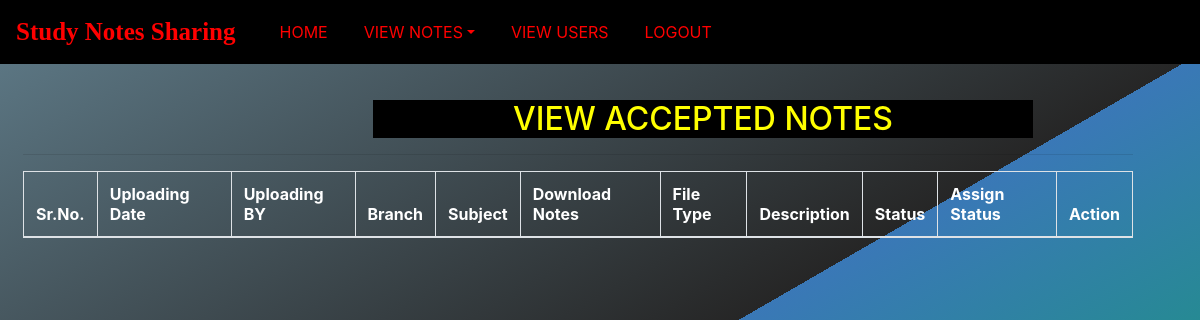
Page /accepted_notes/ (signed in) on the earlier database version.
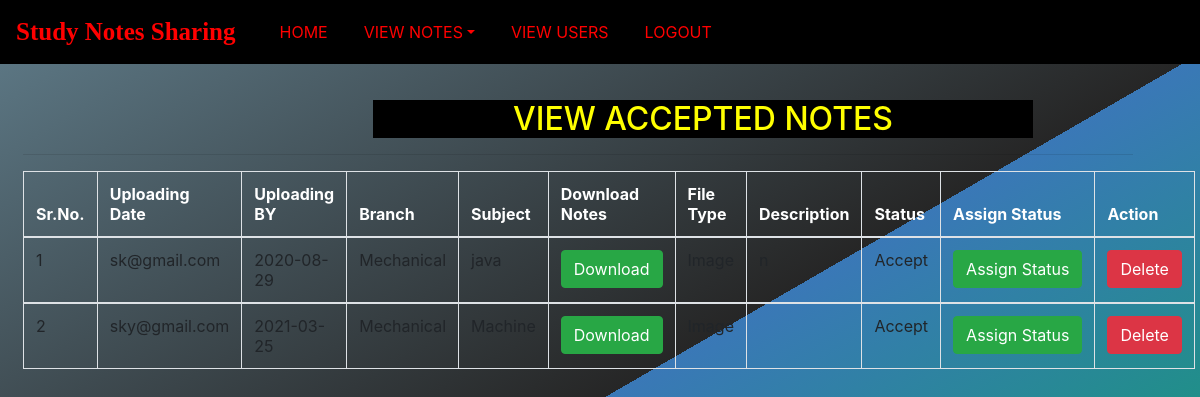
Same page on the later database version.
### notes/models.py (models this page shows, shortened)
class Notes(models.Model):
    user=models.ForeignKey(User,on_delete=models.CASCADE)
    uploadingdate=models.CharField(max_length=30)
    branch=models.CharField(max_length=30)
    subject=models.CharField(max_length=30)
    notesfile=models.FileField(null=True)
    filetype=models.CharField(max_length=30,null=True)
    description=models.CharField(max_length=200,null=True)
    status=models.CharField(max_length=15)

### notes/views.py (the view)
# urls.py: path('accepted_notes/',views.accepted_notes,name="accepted_notes"),
def accepted_notes(request):
    if not request.user.is_authenticated:
        return redirect('login_admin')
    notes=Notes.objects.filter(status="Accept")
    d={'notes':notes}
    return render(request,'accepted_notes.html',d)

### notes/templates/accepted_notes.html (shortened to what this page needs)
{% extends 'admin_nav.html' %}
 {% load static %}
 {% block body %}
<link rel="stylesheet" href="https://cdnjs.cloudflare.com/ajax/libs/twitter-bootstrap/4.5.2/css/bootstrap.css">
<link rel="stylesheet" href="https://cdn.datatables.net/1.10.22/css/dataTables.bootstrap4.min.css">
 <div class="container mt-5 ml-2">
   <h2 class="text-center">VIEW ACCEPTED NOTES</h2>
   <hr>
   <table class="table table-bordered" id="example">
     <thead style="color:white">
       <tr>
         <th>Sr.No.</th>
         <th>Uploading Date</th>
         <th>Uploading BY</th>
         <th>Branch</th>
         <th>Subject</th>
         <th>Download Notes</th>
         <th>File Type</th>
         <th>Description</th>
         <th>Status</th>
         <th>Assign Status</th>
         <th>Action</th>
       </tr>
       </thead>
       {% for i in notes %}
       <tbody>
       <tr>
         <td>{{forloop.counter}}</td>
         <td>{{i.user.username}}</td>
         <td>{{i.uploadingdate}}</td>
         <td>{{i.branch}}</td>
         <td>{{i.subject}}</td>
         <td><a href="{{i.notesfile.url}}" class=" btn btn-success"download>Download</a></td>
         <td>{{i.filetype}}</td>
         <td>{{i.description}}</td>
         <td>{{i.status}}</td>
         <td><a href="{% url 'assign_status' i.id %}" class=" btn btn-success">Assign&nbsp;Status</a></td>
         <td><a href="{% url 'delete_notes' i.id %}" class=" btn btn-danger" onclick="return confirm('Are you sure?')">Delete</a></td>
       </tr>
       {% endfor %}
     </tbody>
   </table>
 </div>
 {% endblock body %}

Differences in the rows shown:
now on this page (row edited): Notes: user.username "sk@gmail.com", uploadingdate "2020-08-29", branch "Mechanical", subject "java", status "Accept"
added Notes: user.username "sky@gmail.com", uploadingdate "2021-03-25", branch "Mechanical", subject "Machine", filetype "Image", status "Accept"
